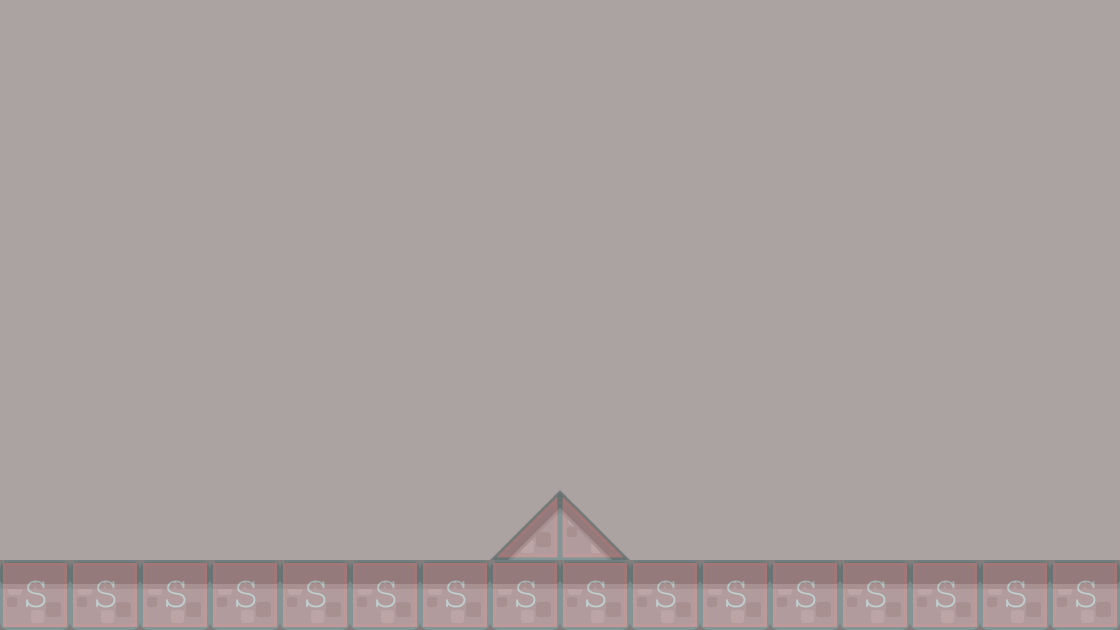

Tiled map render using the project's own tile images. Description and the map definition, with tile-layer contents summarised, below:
An orthogonal 16x9 tile map with 70x70 px tiles, 2 tile layers (background, collision), 2 tilesets and 2 objects (EnemyBase, PlayerBase).

<map version="1.0" orientation="orthogonal" renderorder="right-down" width="16" height="9" tilewidth="70" tileheight="70" backgroundcolor="#aba2a2">
 <tileset firstgid="1" name="background-tiles" tilewidth="70" tileheight="70">
  <image source="../img/background-tiles.png" width="910" height="910" />
 </tileset>
 <tileset firstgid="170" name="meta-tiles" tilewidth="70" tileheight="70">
  <image source="../img/meta-tiles.png" width="350" height="70" />
  <tile id="1">
   <properties>
    <property name="type" value="lslope" />
   </properties>
  </tile>
  <tile id="3">
   <properties>
    <property name="type" value="rslope" />
   </properties>
  </tile>
  <tile id="4">
   <properties>
    <property name="type" value="solid" />
   </properties>
  </tile>
 </tileset>
 <layer name="background" width="16" height="9">
  <data>[144 cells, 18 non-empty, 3 distinct tile ids]</data>
 </layer>
 <layer name="collision" width="16" height="9" opacity="0.23">
  <data>[144 cells, 18 non-empty, 3 distinct tile ids]</data>
 </layer>
 <objectgroup name="BaseEntities">
  <object name="EnemyBase" x="910" y="420" width="70" height="136" />
  <object name="PlayerBase" x="210" y="418" width="72" height="142" />
 </objectgroup>
</map>
